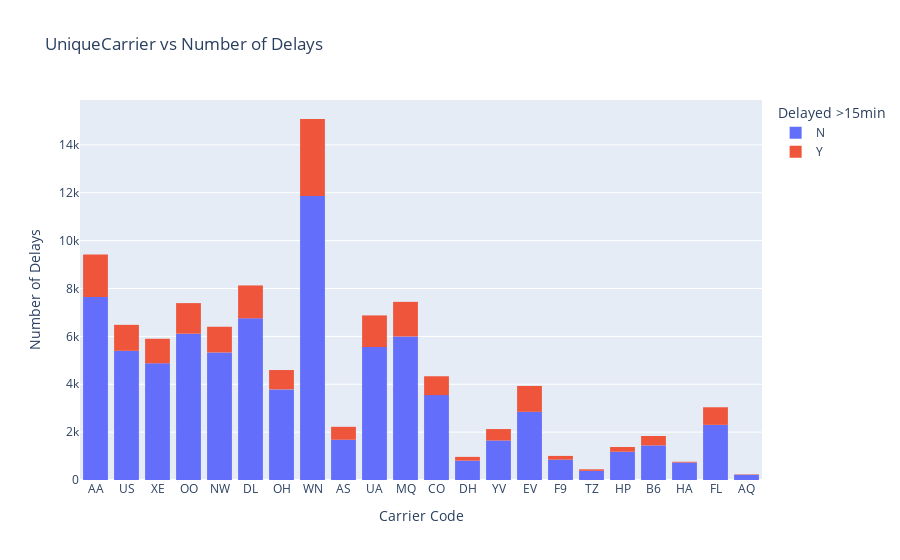

Notebook code for this chart:
### Code cell
fig = px.histogram(train, 
                   x      = 'UniqueCarrier', 
                   color  = 'dep_delayed_15min', 
                   title  = 'UniqueCarrier vs Number of Delays',
                   labels = {'dep_delayed_15min': 'Delayed >15min'}, 
                  )

fig.update_layout(yaxis_title = 'Number of Delays', 
                  xaxis_title = 'Carrier Code')
fig.show()

### Figure 1 — Plotly figure (JSON) as saved in the notebook; plotly's stock layout.template omitted (floating-point values rounded to 4 significant figures; data arrays with more than 128 entries replaced by an {"elided": "..."} marker saying what was removed)
{"data": [{"alignmentgroup": "True", "bingroup": "x", "hovertemplate": "Delayed >15min=N<br>UniqueCarrier=%{x}<br>count=%{y}<extra></extra>", "legendgroup": "N", "marker": {"color": "#636efa", "pattern": {"shape": ""}}, "name": "N", "offsetgroup": "N", "orientation": "v", "showlegend": true, "type": "histogram", "x": {"elided": "80956 str values"}, "xaxis": "x", "yaxis": "y"}, {"alignmentgroup": "True", "bingroup": "x", "hovertemplate": "Delayed >15min=Y<br>UniqueCarrier=%{x}<br>count=%{y}<extra></extra>", "legendgroup": "Y", "marker": {"color": "#EF553B", "pattern": {"shape": ""}}, "name": "Y", "offsetgroup": "Y", "orientation": "v", "showlegend": true, "type": "histogram", "x": {"elided": "19044 str values"}, "xaxis": "x", "yaxis": "y"}], "layout": {"barmode": "relative", "legend": {"title": {"text": "Delayed >15min"}, "tracegroupgap": 0}, "title": {"text": "UniqueCarrier vs Number of Delays"}, "xaxis": {"anchor": "y", "domain": [0, 1], "title": {"text": "Carrier Code"}}, "yaxis": {"anchor": "x", "domain": [0, 1], "title": {"text": "Number of Delays"}}}}
